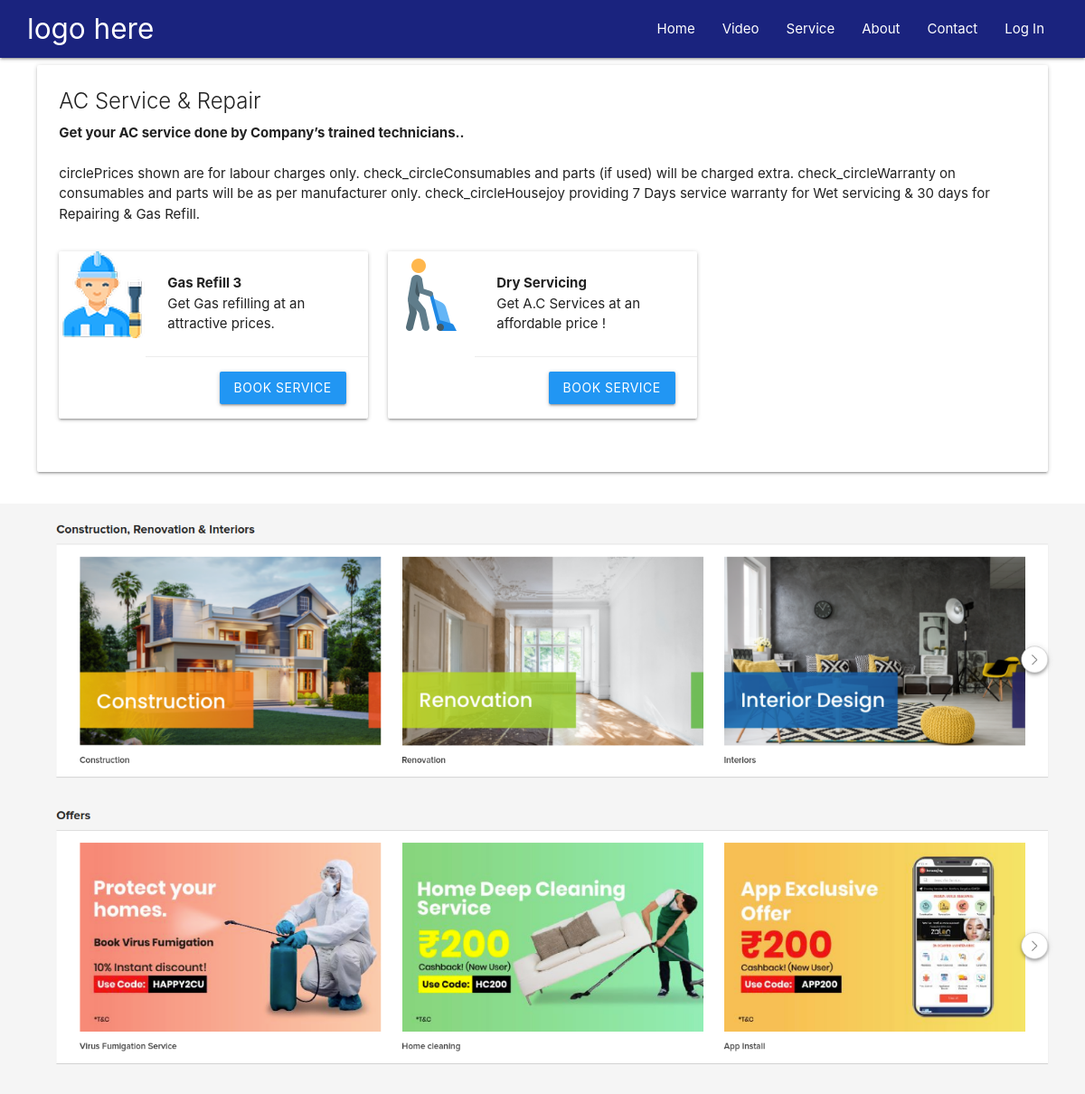
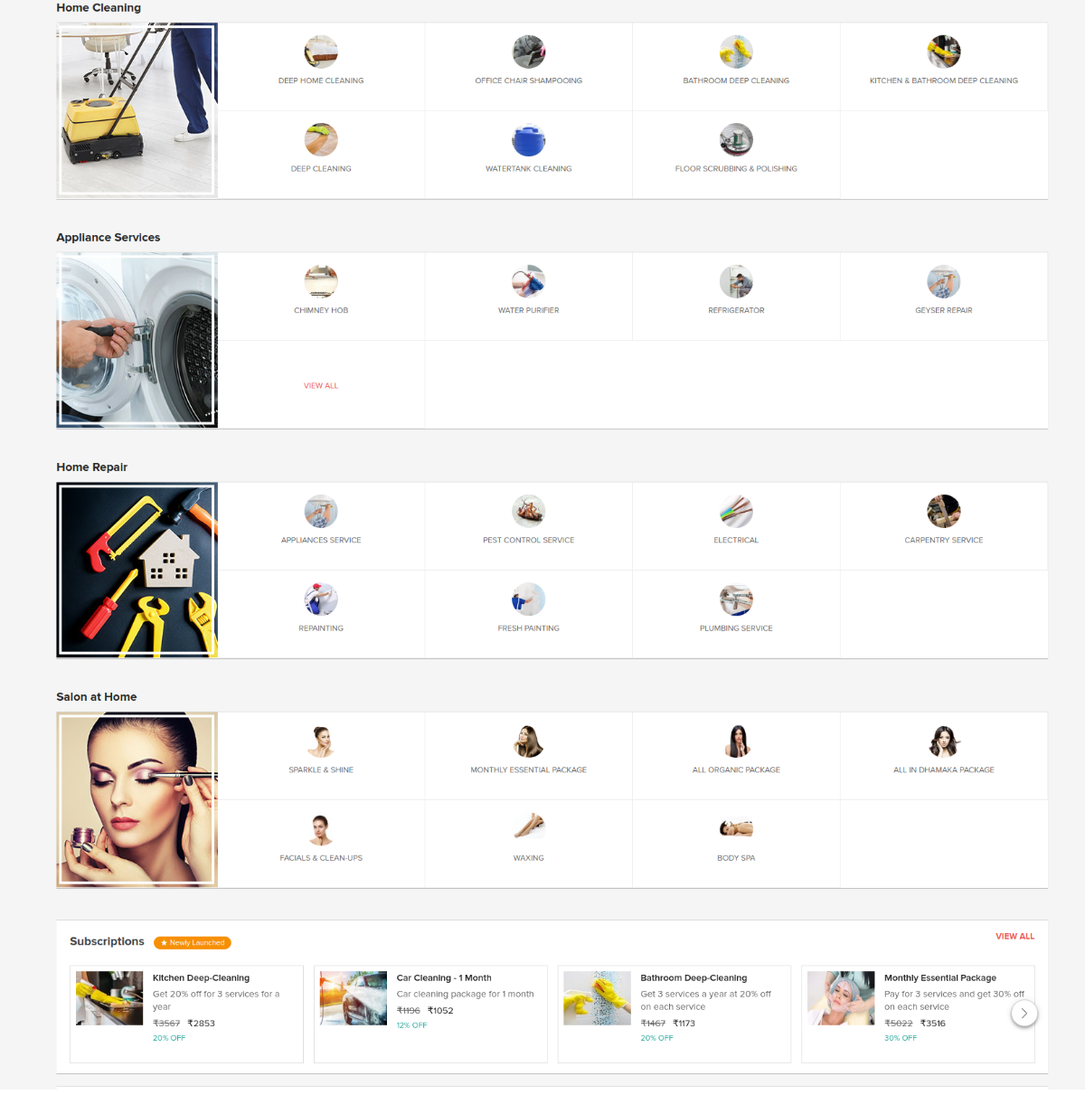
The page /hostservice/3 on the database its author committed (2 pictures, top to bottom).
### mainApp/models.py (models this page shows, shortened)
class M_Services(models.Model):
    title = models.CharField(max_length=1000)
    description = models.TextField()
    shortdescription = models.CharField(max_length=1000)
    status = models.CharField(max_length=1000)
    icon = models.ImageField(upload_to='images/')
    banner = models.ImageField(upload_to='images/')
    uploaded_at = models.DateTimeField(auto_now_add=True)

class M_SubServices(models.Model):
    MainService = models.ForeignKey(
        M_Services, null=True, default=1, on_delete=models.SET_DEFAULT)
    title = models.CharField(max_length=1000)
    description = models.TextField()
    shortdescription = models.CharField(max_length=1000)
    status = models.CharField(max_length=1000)
    icon = models.ImageField(upload_to='images/')
    uploaded_at = models.DateTimeField(auto_now_add=True)
    def __str__(self):
        return self.title

### mainApp/views.py (the view)
# urls.py: path('hostservice/<MSID>', views.hostservice, name="hostservice"),
def hostservice(request, MSID):
    hostService = M_Services.objects.get(pk=MSID)
    subService = M_SubServices.objects.filter(MainService=hostService)
    print(subService)
    return render(request, 'services/SubServices.html', {'hostservice': hostService, 'subService': subService})

### mainApp/templates/services/SubServices.html (shortened to what this page needs)
{% extends 'base.html' %} {% load static %} {% block content %}
<div class="container-fluid">
  <div class="row">
    <div class="col s12">
      <div class="card z-depth-1">
        <div class="card-content">
          <span class="card-title">{{hostservice.title}}</span>
          <b>{{hostservice.shortdescription}}</b>
          <br /><br />
          <p>{{hostservice.description}}</p>
          <br />
          <div class="row">
            {% for service in subService %}
            <div class="col s12 m4">
              <div class="card horizontal">
                <div class="card-image">
                  <img src="{{service.icon.url}}" />
                </div>
                <div class="card-stacked">
                  <div class="card-content">
                    <b> {{service.title}}</b>
                    <p>{{service.shortdescription}}</p>
                  </div>
                  <div class="card-action right-align">
                    <a
                      class="btn blue"
                      href="{% url 'bookService' subSID=service.id %}"
                      >Book Service</a
                    >
                  </div>
                </div>
              </div>
            </div>
            {% endfor %}
          </div>
        </div>
      </div>
    </div>
  </div>
</div>
<img class="responsive-img" src={% static 'images/demo.png' %} /> {% endblock %}

### mainApp/static/style.css (style rules this page uses)
.container-fluid { width: 100%; margin: auto; }
@media (min-width: 768px) { .container-fluid { width: 100%; } }
@media (min-width: 992px) { .container-fluid { width: 95%; } }
@media (min-width: 1200px) { .container-fluid { width: 95%; } }
a { color: inherit; }

### rows shown on the page
M_Services: title "AC Service & Repair", shortdescription "Get your AC service done by Company’s trained technicians..", description "circlePrices shown are for labour charges only. check_circleConsumables and parts (if used) will be charged extra. check_circleWarranty on consumables and parts will be as per manufacturer only. check_circleHousejoy providing 7 Days service warranty for Wet servicing & 30 days for Repairing & Gas Refill."
M_SubServices: icon (picture), title "Gas Refill 3", shortdescription "Get Gas refilling at an attractive prices."
M_SubServices: icon (picture), title "Dry Servicing", shortdescription "Get A.C Services at an affordable price !"
